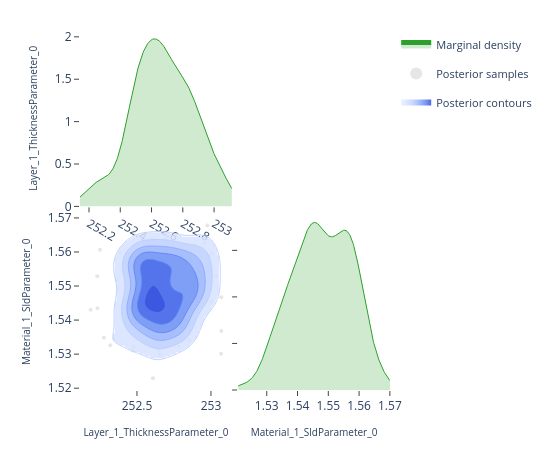

The notebook cell this image was saved under:
### Code cell
# ---- Pairwise focus: thickness vs SLD ---------------------------------------
# A 2-parameter corner plot zooms in on the joint posterior for a specific
# pair.  This is the same view the EasyReflectometryApp's "2D Heatmap"
# sub-tab uses to inspect parameter degeneracies.


params_of_interest = ['Layer_1_ThicknessParameter_0', 'Material_1_SldParameter_0']
idx = [posterior.param_names.index(p) for p in params_of_interest]
subset_draws = np.asarray(posterior.draws)[:, idx]

fig = plot_corner(subset_draws, params_of_interest)
fig.show()

### Figure 1 — Plotly figure (JSON) as saved in the notebook; plotly's stock layout.template omitted (floating-point values rounded to 4 significant figures; data arrays with more than 128 entries replaced by an {"elided": "..."} marker saying what was removed)
{"data": [{"fill": "tozeroy", "fillcolor": "rgba(44, 160, 44, 0.22)", "hoverinfo": "skip", "legendgroup": "marginal", "line": {"color": "rgb(44, 160, 44)", "width": 1}, "mode": "lines", "name": "Marginal density", "showlegend": true, "type": "scatter", "x": {"elided": "256 float values"}, "xaxis": "x", "y": {"elided": "256 float values"}, "yaxis": "y"}, {"hoverinfo": "skip", "legendgroup": "scatter", "marker": {"color": "rgba(140, 140, 140, 0.22)", "size": 4}, "mode": "markers", "name": "Posterior samples", "showlegend": true, "type": "scatter", "x": [252.7, 252.6, 252.8, 252.6, 252.7, 252.9, 252.9, 252.6, 252.9, 252.6, 252.7, 252.7, 252.6, 252.4, 252.2, 252.5, 252.6, 253.0, 252.8, 252.7, 252.8, 252.4, 252.7, 252.5, 252.5, 252.5, 252.9, 252.9, 252.8, 252.5, 252.6, 252.7, 252.6, 252.5, 252.5, 252.6, 252.2, 252.6, 252.6, 252.7, 252.8, 253.0, 252.5, 252.6, 252.6, 252.8, 252.5, 253.1, 252.9, 252.5, 252.3, 252.8, 252.9, 253.0, 253.0, 252.6, 252.9, 253.1, 252.7, 252.6, 252.8, 252.3, 252.9, 252.5, 252.9, 252.5, 252.5, 252.5, 252.8, 252.5, 252.9, 252.7, 252.9, 252.7, 252.8, 252.6, 252.2, 252.4, 252.6, 252.8, 252.6, 252.8, 252.5, 252.3, 252.7, 252.8, 252.6, 252.7, 252.7, 252.6, 252.7, 253.0, 253.0, 252.6, 252.6, 252.6, 252.7, 252.3, 252.7, 252.6, 252.5, 252.5, 252.5, 252.5, 252.8, 253.0, 252.7, 252.9, 252.7, 252.6, 252.6, 252.7, 252.8, 252.6, 252.8, 252.5, 252.6, 252.7, 253.1, 252.4], "xaxis": "x3", "y": [1.564, 1.547, 1.558, 1.548, 1.556, 1.534, 1.562, 1.535, 1.547, 1.558, 1.541, 1.53, 1.547, 1.557, 1.553, 1.552, 1.535, 1.556, 1.552, 1.537, 1.54, 1.552, 1.559, 1.543, 1.543, 1.54, 1.558, 1.546, 1.538, 1.56, 1.546, 1.541, 1.552, 1.532, 1.54, 1.553, 1.543, 1.544, 1.538, 1.562, 1.557, 1.56, 1.549, 1.546, 1.545, 1.549, 1.557, 1.547, 1.547, 1.531, 1.535, 1.556, 1.548, 1.559, 1.568, 1.558, 1.554, 1.53, 1.545, 1.552, 1.537, 1.535, 1.552, 1.543, 1.55, 1.558, 1.566, 1.555, 1.538, 1.545, 1.552, 1.541, 1.551, 1.544, 1.532, 1.546, 1.543, 1.544, 1.523, 1.547, 1.564, 1.558, 1.541, 1.533, 1.544, 1.549, 1.557, 1.537, 1.556, 1.538, 1.539, 1.553, 1.545, 1.555, 1.553, 1.531, 1.557, 1.561, 1.545, 1.552, 1.557, 1.545, 1.539, 1.558, 1.558, 1.563, 1.56, 1.547, 1.554, 1.552, 1.543, 1.541, 1.541, 1.547, 1.546, 1.556, 1.537, 1.555, 1.537, 1.56], "yaxis": "y3", "zorder": 0}, {"colorscale": [[0.0, "rgba(224, 233, 255, 0.62)"], [0.35, "rgba(183, 203, 255, 0.70)"], [0.6, "rgba(138, 169, 252, 0.78)"], [0.82, "rgba(96, 131, 242, 0.84)"], [1.0, "rgba(58, 86, 224, 0.90)"]], "connectgaps": false, "contours": {"coloring": "fill", "end": 64.09, "showlabels": false, "showlines": false, "size": 10.12, "start": 13.49}, "hoverinfo": "skip", "legendgroup": "contour", "name": "Posterior contours", "showlegend": true, "showscale": false, "type": "contour", "x": [252.1, 252.2, 252.2, 252.2, 252.2, 252.2, 252.2, 252.2, 252.2, 252.3, 252.3, 252.3, 252.3, 252.3, 252.3, 252.3, 252.3, 252.4, 252.4, 252.4, 252.4, 252.4, 252.4, 252.4, 252.4, 252.4, 252.5, 252.5, 252.5, 252.5, 252.5, 252.5, 252.5, 252.5, 252.6, 252.6, 252.6, 252.6, 252.6, 252.6, 252.6, 252.6, 252.7, 252.7, 252.7, 252.7, 252.7, 252.7, 252.7, 252.7, 252.8, 252.8, 252.8, 252.8, 252.8, 252.8, 252.8, 252.8, 252.9, 252.9, 252.9, 252.9, 252.9, 252.9, 252.9, 252.9, 253.0, 253.0, 253.0, 253.0, 253.0, 253.0, 253.0, 253.0, 253.1, 253.1, 253.1, 253.1, 253.1, 253.1], "xaxis": "x3", "y": [1.521, 1.521, 1.522, 1.523, 1.523, 1.524, 1.524, 1.525, 1.526, 1.526, 1.527, 1.528, 1.528, 1.529, 1.529, 1.53, 1.531, 1.531, 1.532, 1.533, 1.533, 1.534, 1.534, 1.535, 1.536, 1.536, 1.537, 1.538, 1.538, 1.539, 1.539, 1.54, 1.541, 1.541, 1.542, 1.543, 1.543, 1.544, 1.544, 1.545, 1.546, 1.546, 1.547, 1.548, 1.548, 1.549, 1.549, 1.55, 1.551, 1.551, 1.552, 1.553, 1.553, 1.554, 1.554, 1.555, 1.556, 1.556, 1.557, 1.558, 1.558, 1.559, 1.559, 1.56, 1.561, 1.561, 1.562, 1.563, 1.563, 1.564, 1.564, 1.565, 1.566, 1.566, 1.567, 1.568, 1.568, 1.569, 1.569, 1.57], "yaxis": "y3", "z": {"elided": "80x80 float values"}, "zmax": 64.09, "zmin": 13.49, "zorder": 1}, {"colorscale": [[0.0, "rgba(183, 203, 255, 0.94)"], [0.35, "rgba(183, 203, 255, 0.94)"], [0.35, "rgba(138, 169, 252, 0.95)"], [0.6, "rgba(138, 169, 252, 0.95)"], [0.6, "rgba(96, 131, 242, 0.96)"], [0.82, "rgba(96, 131, 242, 0.96)"], [0.82, "rgba(58, 86, 224, 0.98)"], [1.0, "rgba(58, 86, 224, 0.98)"]], "contours": {"coloring": "lines", "end": 64.09, "showlabels": false, "size": 10.12, "start": 13.49}, "hoverinfo": "skip", "legendgroup": "contour", "line": {"width": 0.9}, "showlegend": false, "showscale": false, "type": "contour", "x": [252.1, 252.2, 252.2, 252.2, 252.2, 252.2, 252.2, 252.2, 252.2, 252.3, 252.3, 252.3, 252.3, 252.3, 252.3, 252.3, 252.3, 252.4, 252.4, 252.4, 252.4, 252.4, 252.4, 252.4, 252.4, 252.4, 252.5, 252.5, 252.5, 252.5, 252.5, 252.5, 252.5, 252.5, 252.6, 252.6, 252.6, 252.6, 252.6, 252.6, 252.6, 252.6, 252.7, 252.7, 252.7, 252.7, 252.7, 252.7, 252.7, 252.7, 252.8, 252.8, 252.8, 252.8, 252.8, 252.8, 252.8, 252.8, 252.9, 252.9, 252.9, 252.9, 252.9, 252.9, 252.9, 252.9, 253.0, 253.0, 253.0, 253.0, 253.0, 253.0, 253.0, 253.0, 253.1, 253.1, 253.1, 253.1, 253.1, 253.1], "xaxis": "x3", "y": [1.521, 1.521, 1.522, 1.523, 1.523, 1.524, 1.524, 1.525, 1.526, 1.526, 1.527, 1.528, 1.528, 1.529, 1.529, 1.53, 1.531, 1.531, 1.532, 1.533, 1.533, 1.534, 1.534, 1.535, 1.536, 1.536, 1.537, 1.538, 1.538, 1.539, 1.539, 1.54, 1.541, 1.541, 1.542, 1.543, 1.543, 1.544, 1.544, 1.545, 1.546, 1.546, 1.547, 1.548, 1.548, 1.549, 1.549, 1.55, 1.551, 1.551, 1.552, 1.553, 1.553, 1.554, 1.554, 1.555, 1.556, 1.556, 1.557, 1.558, 1.558, 1.559, 1.559, 1.56, 1.561, 1.561, 1.562, 1.563, 1.563, 1.564, 1.564, 1.565, 1.566, 1.566, 1.567, 1.568, 1.568, 1.569, 1.569, 1.57], "yaxis": "y3", "z": {"elided": "80x80 float values"}, "zmax": 64.09, "zmin": 13.49, "zorder": 2}, {"fill": "tozeroy", "fillcolor": "rgba(44, 160, 44, 0.22)", "hoverinfo": "skip", "legendgroup": "marginal", "line": {"color": "rgb(44, 160, 44)", "width": 1}, "mode": "lines", "name": "Marginal density", "showlegend": false, "type": "scatter", "x": {"elided": "256 float values"}, "xaxis": "x4", "y": {"elided": "256 float values"}, "yaxis": "y4"}], "layout": {"height": 450, "legend": {"font": {"size": 11}, "itemsizing": "constant", "orientation": "v", "x": 1.02, "xanchor": "left", "y": 1.0, "yanchor": "top"}, "margin": {"b": 60, "l": 80, "r": 160, "t": 30}, "plot_bgcolor": "white", "showlegend": true, "width": 550, "xaxis": {"anchor": "y", "domain": [0.0, 0.49], "showgrid": false, "ticks": "outside", "zeroline": false}, "xaxis2": {"anchor": "y2", "domain": [0.51, 1.0], "showgrid": false, "ticks": "outside", "visible": false, "zeroline": false}, "xaxis3": {"anchor": "y3", "domain": [0.0, 0.49], "showgrid": false, "ticks": "outside", "title": {"font": {"size": 10}, "text": "Layer_1_ThicknessParameter_0"}, "zeroline": false}, "xaxis4": {"anchor": "y4", "domain": [0.51, 1.0], "showgrid": false, "ticks": "outside", "title": {"font": {"size": 10}, "text": "Material_1_SldParameter_0"}, "zeroline": false}, "yaxis": {"anchor": "x", "domain": [0.51, 1.0], "showgrid": false, "ticks": "outside", "title": {"font": {"size": 10}, "text": "Layer_1_ThicknessParameter_0"}, "zeroline": false}, "yaxis2": {"anchor": "x2", "domain": [0.51, 1.0], "showgrid": false, "ticks": "outside", "visible": false, "zeroline": false}, "yaxis3": {"anchor": "x3", "domain": [0.0, 0.49], "showgrid": false, "ticks": "outside", "title": {"font": {"size": 10}, "text": "Material_1_SldParameter_0"}, "zeroline": false}, "yaxis4": {"anchor": "x4", "domain": [0.0, 0.49], "showgrid": false, "showticklabels": false, "ticks": "outside", "zeroline": false}}}
